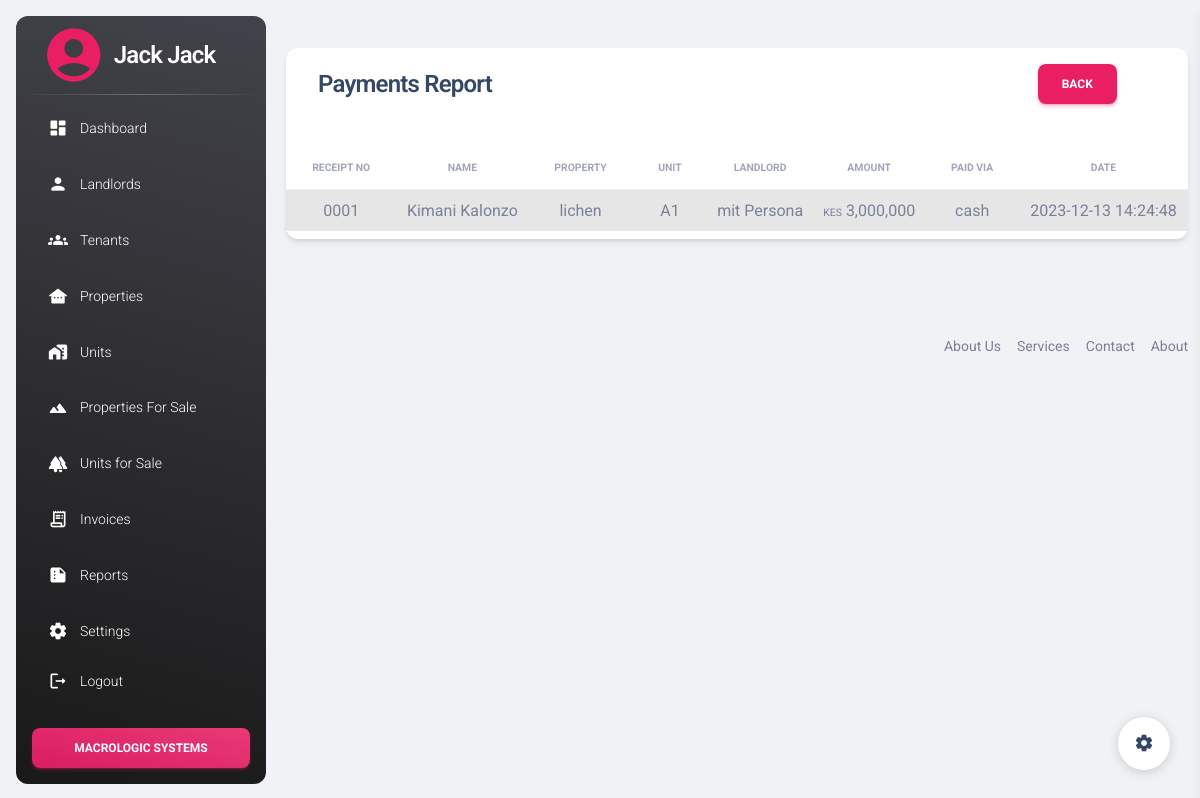
Before: /reports/payment_report.php (signed in) with the older database file.
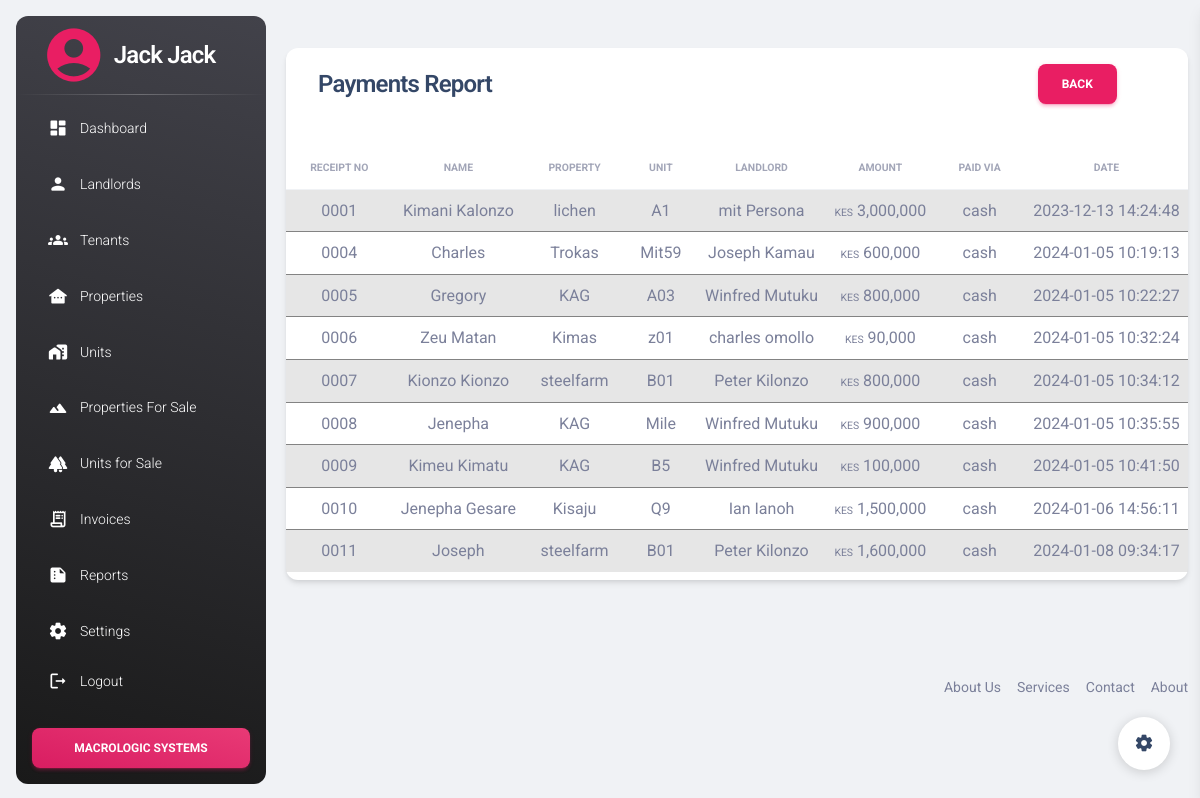
After: the same page with the newer database file.
### tables this page shows
CREATE TABLE `payment` (
  `id` int(11) NOT NULL,
  `amount` int(11) NOT NULL,
  `type_payment` enum('cash','cheque','bank_transfer') NOT NULL,
  `cheque_no` varchar(50) DEFAULT NULL,
  `bank_name` varchar(50) DEFAULT NULL,
  `buyer_id` int(11) NOT NULL,
  `paid` enum('Yes','No') NOT NULL,
  `date` timestamp NOT NULL DEFAULT current_timestamp()
);

CREATE TABLE `sell` (
  `id` int(11) NOT NULL,
  `name` varchar(100) NOT NULL,
  `email` varchar(50) NOT NULL,
  `mobile` varchar(50) NOT NULL,
  `unit_id` int(11) NOT NULL,
  `date` timestamp NULL DEFAULT current_timestamp(),
  `booked` enum('Yes','No') NOT NULL
);

CREATE TABLE `property_sale` (
  `id` int(11) NOT NULL,
  `name` varchar(100) NOT NULL,
  `landlord_id` int(11) NOT NULL,
  `no_of_units` int(11) NOT NULL DEFAULT 1,
  `location` varchar(50) NOT NULL,
  `image` mediumblob DEFAULT NULL
);

CREATE TABLE `units_sale` (
  `id` int(11) NOT NULL,
  `property_sale_id` int(11) NOT NULL,
  `name` varchar(50) NOT NULL,
  `description` varchar(2000) NOT NULL,
  `commission` int(11) NOT NULL,
  `deposit` int(11) NOT NULL,
  `price` int(11) NOT NULL,
  `booked` enum('No','Yes') NOT NULL DEFAULT 'No',
  `sold` enum('No','Yes') NOT NULL
);

CREATE TABLE `landlords` (
  `id` int(11) NOT NULL,
  `name` varchar(50) NOT NULL,
  `phone_number` varchar(50) NOT NULL,
  `email` varchar(20) NOT NULL
);

### reports/payment_report.php (the view, shortened to what the changed rows need)
<?php include '../includes/header.php'; ?>
<?php include '../config/connect.php'; ?>
<div class="container-fluid py-4">
    <div class="row">
        <div class="col-12">
            <div class="card my-4">
                <div class="card-body px-0 pb-2">
                    <div class="table-responsive p-0">
                        <table class="table table-striped table-hover align-items-center mb-0" id="paymentReport">
                            <thead>
                                <tr>
                                    <th class="text-center text-uppercase text-secondary text-xxs font-weight-bolder opacity-7">Receipt No</th>
                                    <th class="text-center text-uppercase text-secondary text-xxs font-weight-bolder opacity-7">name</th>
                                    <th class="text-center text-uppercase text-secondary text-xxs font-weight-bolder opacity-7">Property</th>
                                    <th class="text-center text-uppercase text-secondary text-xxs font-weight-bolder opacity-7">unit</th>
                                    <th class="text-center text-uppercase text-secondary text-xxs font-weight-bolder opacity-7">landlord</th>
                                    <th class="text-center text-uppercase text-secondary text-xxs font-weight-bolder opacity-7">amount</th>
                                    <th class="text-center text-uppercase text-secondary text-xxs font-weight-bolder opacity-7">paid via</th>
                                    <th class="text-center text-uppercase text-secondary text-xxs font-weight-bolder opacity-7">date</th>
                                </tr>
                            </thead>
                            <tbody>
                                <?php
                                $sql = "SELECT
                                    payment.id,
                                    sell.id AS sell_id,
                                    sell.name AS buyer_name,
                                    property_sale.name AS property_name,
                                    units_sale.name AS unit_name,
                                    landlords.name AS landlord_name,
                                    FORMAT(payment.amount, 0) AS amount,
                                    payment.type_payment,
                                    payment.date
                                FROM
                                    payment
                                LEFT JOIN
                                    sell ON sell.id = payment.buyer_id
                                LEFT JOIN
                                    units_sale ON units_sale.id = sell.unit_id
                                LEFT JOIN
                                    property_sale ON property_sale.id = units_sale.property_sale_id
                                LEFT JOIN
                                    landlords ON landlords.id = property_sale.landlord_id";
                                $result = mysqli_query($con, $sql);
                                if ($result) {
                                    while ($row = mysqli_fetch_assoc($result)) {
                                        $id = $row['sell_id'];
                                        $sql1 = "SELECT
                                LPAD(id, 4, '0') AS receipt_number
                                FROM
                                    payment
                                WHERE
                                    buyer_id = $id";
                                        $result1 = mysqli_query($con, $sql1);
                                        $row1 = $result1->fetch_assoc();
                                        $receipt = $row1['receipt_number'];
                                        $buyer = $row['buyer_name'];
                                        $property_name = $row['property_name'];
                                        $unit_name = $row['unit_name'];
                                        $landlord_name = $row['landlord_name'];
                                        $amount = $row['amount'];
                                        $payment_type = $row['type_payment'];
                                        $date = $row['date'];
                                        echo '<tr>
                                <td scope="row" class="text-center">' . $receipt . '</td>
                                <td class="text-center text-capitalize">' . $buyer . '</td>
                                <td class="text-center">' . $property_name . '</td>
                                <td class="text-center">' . $unit_name . '</td>
                                <td class="text-center">' . $landlord_name . '</td>
                                <td class="text-center"><span class="text-xxs">KES</span> ' . $amount . '</td>
                                <td class="text-center">' . $payment_type . '</td>
                                <td class="text-center">' . $date . '</td>
                              </tr>';
                                    }
                                }
                                ?>
                            </tbody>
                        </table>
                    </div>
                </div>
            </div>
        </div>
    </div>
</div>
<?php include('../includes/footer.php') ?>
</body>
</html>

Changed rows visible on the page:
added payment: receipt "0004", buyer.name "Charles", property_sale.name "Trokas", units_sale.name "Mit59", landlords.name "Joseph Kamau", amount "600,000", type_payment "cash", date "2024-01-05 10:19:13"
added payment: receipt "0005", buyer.name "Gregory", property_sale.name "KAG", units_sale.name "A03", landlords.name "Winfred Mutuku", amount "800,000", type_payment "cash", date "2024-01-05 10:22:27"
added payment: receipt "0006", buyer.name "Zeu Matan", property_sale.name "Kimas", units_sale.name "z01", landlords.name "charles omollo", amount "90,000", type_payment "cash", date "2024-01-05 10:32:24"
added payment: receipt "0007", buyer.name "Kionzo Kionzo", property_sale.name "steelfarm", units_sale.name "B01", landlords.name "Peter Kilonzo", amount "800,000", type_payment "cash", date "2024-01-05 10:34:12"
added payment: receipt "0008", buyer.name "Jenepha", property_sale.name "KAG", units_sale.name "Mile", landlords.name "Winfred Mutuku", amount "900,000", type_payment "cash", date "2024-01-05 10:35:55"
added payment: receipt "0009", buyer.name "Kimeu Kimatu", property_sale.name "KAG", units_sale.name "B5", landlords.name "Winfred Mutuku", amount "100,000", type_payment "cash", date "2024-01-05 10:41:50"
added payment: receipt "0010", buyer.name "Jenepha Gesare", property_sale.name "Kisaju", units_sale.name "Q9", landlords.name "Ian Ianoh", amount "1,500,000", type_payment "cash", date "2024-01-06 14:56:11"
added payment: receipt "0011", buyer.name "Joseph", property_sale.name "steelfarm", units_sale.name "B01", landlords.name "Peter Kilonzo", amount "1,600,000", type_payment "cash", date "2024-01-08 09:34:17"
